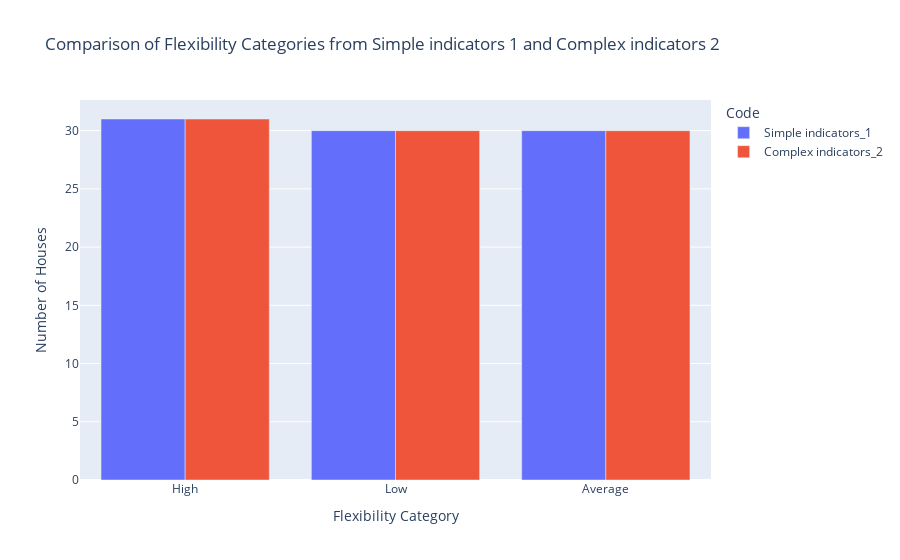
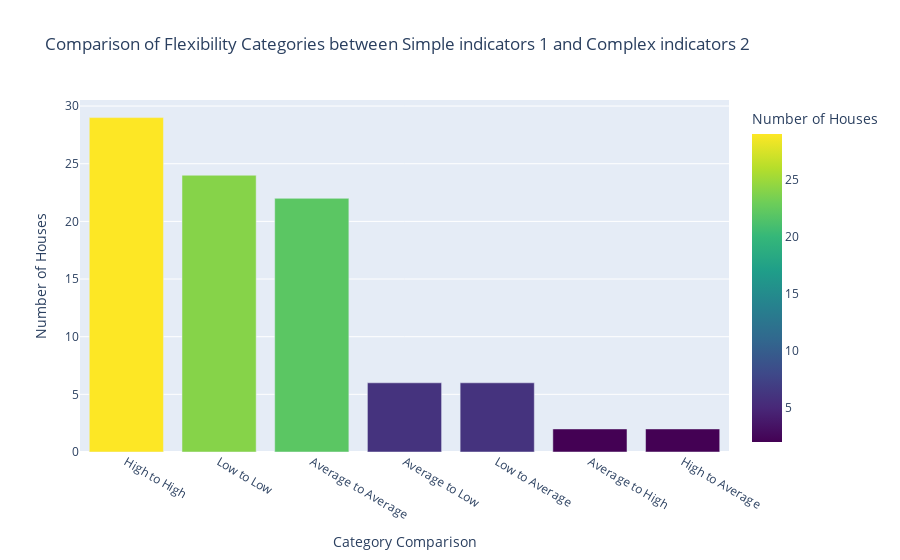
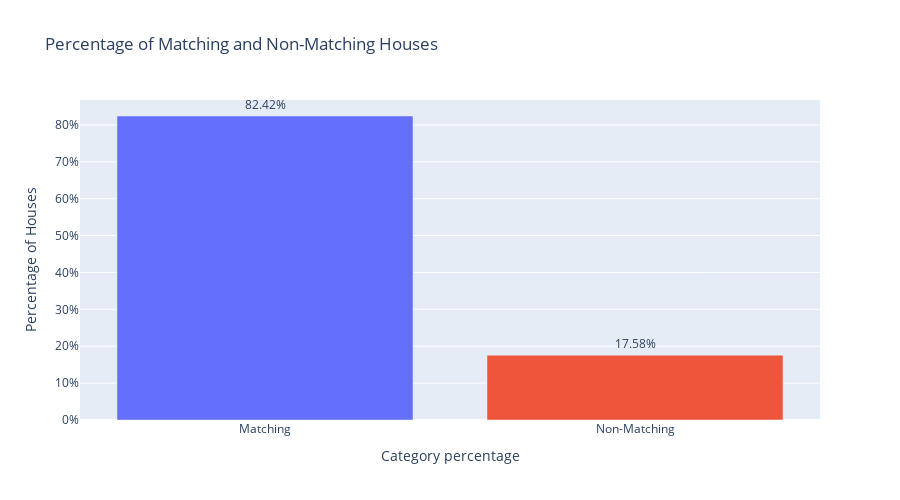

Notebook source saved alongside these figures, in order:
### Markdown cell above
# Comparison matching: Simple and complex flexible houses

### Code cell
import pandas as pd
import plotly.express as px
import plotly.graph_objects as go

# Assuming flexibility_code1 and flexibility_code2 are already computed from Code 1 and Code 2 respectively

# Extract relevant columns from data_df (Code 1)
flexibility_simple_1_df = data_df[['House ID', 'Flexibility Category']].rename(columns={'Flexibility Category': 'Flexibility_simple_1'})

# Extract relevant columns from merged_df (Code 2)
flexibility_complex_2_df = merged_df[['House ID', 'Flexibility Category']].rename(columns={'Flexibility Category': 'Flexibility_complex_2'})

# Merge flexibility categories from both codes based on House ID
flexibility_comparison = pd.merge(flexibility_simple_1_df, flexibility_complex_2_df, on='House ID', how='outer')

# Fill NaN values with 'Unknown' for houses not present in both codes
flexibility_comparison = flexibility_comparison.fillna('Unknown')

# Identify matching and non-matching flexibility categories
flexibility_comparison['Match'] = flexibility_comparison['Flexibility_simple_1'] == flexibility_comparison['Flexibility_complex_2']

# Calculate total number of houses and number of matching houses
total_houses = len(flexibility_comparison)
matching_houses = flexibility_comparison['Match'].sum()

# Calculate percentage of matching houses
percentage_matching = (matching_houses / total_houses) * 100
percentage_non_matching = 100 - percentage_matching

pd.set_option('display.max_rows', None)
pd.set_option('display.max_columns', None)

# Output the results
print(f"Total houses considered: {total_houses}")
print(f"Number of matching houses: {matching_houses}")
print(f"Percentage of matching houses: {percentage_matching:.2f}%")

# Separate houses into matched and non-matched categories
matched_houses = flexibility_comparison[flexibility_comparison['Match']]
mismatched_houses = flexibility_comparison[~flexibility_comparison['Match']]

# Display the results
print("Houses with Matching Flexibility Categories:")
print(matched_houses)

print("\nHouses with Non-Matching Flexibility Categories:")
print(mismatched_houses)

# Optionally, you can also show the details of how each house differs
if not mismatched_houses.empty:
    for index, row in mismatched_houses.iterrows():
        house_id = row['House ID']
        flexibility_code1 = row['Flexibility_simple_1']
        flexibility_code2 = row['Flexibility_complex_2']
        print(f"House {house_id}: Flexibility simple 1 - {flexibility_code1}, Flexibility complex 2 - {flexibility_code2}")

# Visualization
# Count the number of houses in each flexibility category for both codes
flexibility_simple_counts_1 = flexibility_simple_1_df['Flexibility_simple_1'].value_counts().reset_index()
flexibility_simple_counts_1.columns = ['Flexibility Category', 'Count']
flexibility_simple_counts_1['Code'] = 'Simple indicators_1'

flexibility_complex_counts_2 = flexibility_complex_2_df['Flexibility_complex_2'].value_counts().reset_index()
flexibility_complex_counts_2.columns = ['Flexibility Category', 'Count']
flexibility_complex_counts_2['Code'] = 'Complex indicators_2'

# Combine counts into a single DataFrame
flexibility_counts = pd.concat([flexibility_simple_counts_1, flexibility_complex_counts_2])

# Create bar plot to show the counts of each flexibility category for both codes
fig = px.bar(flexibility_counts, x='Flexibility Category', y='Count', color='Code', barmode='group',
             title='Comparison of Flexibility Categories from Simple indicators 1 and Complex indicators 2',
             labels={'Count': 'Number of Houses', 'Flexibility Category': 'Flexibility Category'})

fig.show()

# Create a scatter plot to visualize matching and non-matching houses
flexibility_comparison['Category Comparison'] = flexibility_comparison.apply(
    lambda row: f"{row['Flexibility_simple_1']} to {row['Flexibility_complex_2']}", axis=1
)

# Count the number of houses in each category comparison
comparison_counts = flexibility_comparison['Category Comparison'].value_counts().reset_index()
comparison_counts.columns = ['Category Comparison', 'Count']

# Calculate the percentage for each category comparison
comparison_counts['Percentage'] = (comparison_counts['Count'] / total_houses) * 100

# Create bar plot to show the counts of each category comparison
fig_comparison = px.bar(comparison_counts, x='Category Comparison', y='Count',
                        title='Comparison of Flexibility Categories between Simple indicators 1 and Complex indicators 2',
                        labels={'Count': 'Number of Houses', 'Category Comparison': 'Category Comparison'},
                        color='Count', color_continuous_scale='Viridis',
                        hover_data={'Percentage': ':.2f'})

fig_comparison.show()

# Visualization of matching and non-matching percentages
match_data = pd.DataFrame({
    'Category': ['Matching', 'Non-Matching'],
    'Count': [matching_houses, total_houses - matching_houses],
    'Percentage': [percentage_matching, percentage_non_matching]
})

fig_match = go.Figure()

# Add bars
fig_match.add_trace(go.Bar(
    x=match_data['Category'],
    y=match_data['Percentage'],
    text=match_data['Percentage'].apply(lambda x: f'{x:.2f}%'),
    textposition='outside',
    marker_color=['#636EFA', '#EF553B']
))

# Update layout
fig_match.update_layout(
    title='Percentage of Matching and Non-Matching Houses',
    xaxis_title='Category percentage',
    yaxis_title='Percentage of Houses',
    yaxis_ticksuffix='%',
    height=500
)

fig_match.show()

### Figure 1 — Plotly figure (JSON) as saved in the notebook; plotly's stock layout.template omitted (floating-point values rounded to 4 significant figures)
{"data": [{"alignmentgroup": "True", "hovertemplate": "Code=Simple indicators_1<br>Flexibility Category=%{x}<br>Number of Houses=%{y}<extra></extra>", "legendgroup": "Simple indicators_1", "marker": {"color": "#636efa", "pattern": {"shape": ""}}, "name": "Simple indicators_1", "offsetgroup": "Simple indicators_1", "orientation": "v", "showlegend": true, "textposition": "auto", "type": "bar", "x": ["High", "Low", "Average"], "xaxis": "x", "y": [31, 30, 30], "yaxis": "y"}, {"alignmentgroup": "True", "hovertemplate": "Code=Complex indicators_2<br>Flexibility Category=%{x}<br>Number of Houses=%{y}<extra></extra>", "legendgroup": "Complex indicators_2", "marker": {"color": "#EF553B", "pattern": {"shape": ""}}, "name": "Complex indicators_2", "offsetgroup": "Complex indicators_2", "orientation": "v", "showlegend": true, "textposition": "auto", "type": "bar", "x": ["High", "Low", "Average"], "xaxis": "x", "y": [31, 30, 30], "yaxis": "y"}], "layout": {"barmode": "group", "legend": {"title": {"text": "Code"}, "tracegroupgap": 0}, "title": {"text": "Comparison of Flexibility Categories from Simple indicators 1 and Complex indicators 2"}, "xaxis": {"anchor": "y", "domain": [0, 1], "title": {"text": "Flexibility Category"}}, "yaxis": {"anchor": "x", "domain": [0, 1], "title": {"text": "Number of Houses"}}}}

### Figure 2 — Plotly figure (JSON) as saved in the notebook; plotly's stock layout.template omitted (floating-point values rounded to 4 significant figures)
{"data": [{"alignmentgroup": "True", "customdata": [[31.87], [26.37], [24.18], [6.593], [6.593], [2.198], [2.198]], "hovertemplate": "Category Comparison=%{x}<br>Number of Houses=%{marker.color}<br>Percentage=%{customdata[0]:.2f}<extra></extra>", "legendgroup": "", "marker": {"color": [29, 24, 22, 6, 6, 2, 2], "coloraxis": "coloraxis", "pattern": {"shape": ""}}, "name": "", "offsetgroup": "", "orientation": "v", "showlegend": false, "textposition": "auto", "type": "bar", "x": ["High to High", "Low to Low", "Average to Average", "Average to Low", "Low to Average", "Average to High", "High to Average"], "xaxis": "x", "y": [29, 24, 22, 6, 6, 2, 2], "yaxis": "y"}], "layout": {"barmode": "relative", "coloraxis": {"colorbar": {"title": {"text": "Number of Houses"}}, "colorscale": [[0, "#440154"], [0.1111, "#482878"], [0.2222, "#3e4989"], [0.3333, "#31688e"], [0.4444, "#26828e"], [0.5556, "#1f9e89"], [0.6667, "#35b779"], [0.7778, "#6ece58"], [0.8889, "#b5de2b"], [1, "#fde725"]]}, "legend": {"tracegroupgap": 0}, "title": {"text": "Comparison of Flexibility Categories between Simple indicators 1 and Complex indicators 2"}, "xaxis": {"anchor": "y", "domain": [0, 1], "title": {"text": "Category Comparison"}}, "yaxis": {"anchor": "x", "domain": [0, 1], "title": {"text": "Number of Houses"}}}}

### Figure 3 — Plotly figure (JSON) as saved in the notebook; plotly's stock layout.template omitted (floating-point values rounded to 4 significant figures)
{"data": [{"marker": {"color": ["#636EFA", "#EF553B"]}, "text": ["82.42%", "17.58%"], "textposition": "outside", "type": "bar", "x": ["Matching", "Non-Matching"], "y": [82.42, 17.58]}], "layout": {"height": 500, "title": {"text": "Percentage of Matching and Non-Matching Houses"}, "xaxis": {"title": {"text": "Category percentage"}}, "yaxis": {"ticksuffix": "%", "title": {"text": "Percentage of Houses"}}}}
